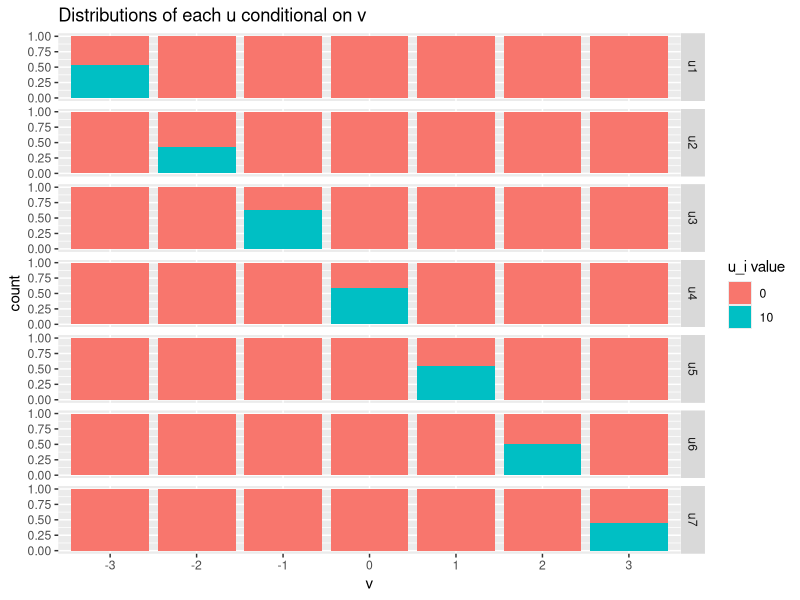

The R source for this figure:
library(ggplot2)
library(reshape2)

# Want a simple linear model demo with v and u1, u2, ... , u7.
# Model has an interactions between each u and v (same for each)
# Each u has same marginal distribution
# Only variation is in its correlation with v

N <- 200
vValues <- (-3):3
v <- sample(vValues, N, replace=TRUE)
v


df <- data.frame(v)
for (i in seq_along(vValues)) {
  df[[paste0("u",i)]] <- ifelse(v==vValues[i], 
                                sample(c(0,10), N, replace=TRUE),
                                rep(0, N)
                                )
}

ggplot(melt(df, id="v")) +
  geom_bar(aes(x=factor(v), fill=factor(value)), position=position_fill()) +
  facet_grid(variable ~ .) +
  scale_fill_discrete("u_i value") + 
  scale_x_discrete("v") +
  ggtitle("Distributions of each u conditional on v")


# Todo: 
#   make prediction function
#   make linear model with interactions only
#   compute APCs (may need to tweak parameter for 1/(1+m))
#   plot APCs (hopefully they look at expected)
#   generalize plotting function

#get_apc_with_absolute(function(df) return(df$u * df$v), exampleDF, u="u", v="v")
